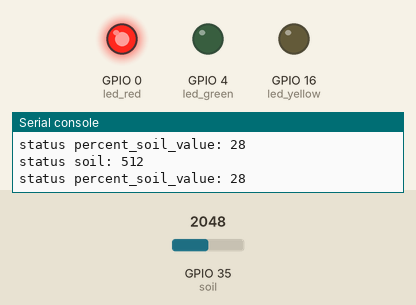
Simulated run of this program. Board: ESP32 board running MicroPython. Parts: output pins drawn as LEDs (lit = HIGH), the last lines printed to the serial console. Inputs (shaded band) come from the test bench; at power-on: GPIO 35 (soil) = 2048 (analog values on the 0–4095 scale).

Above: at 1.2 s.
1.3 s: GPIO 35 (soil) set to 1889
At 2.4 s:
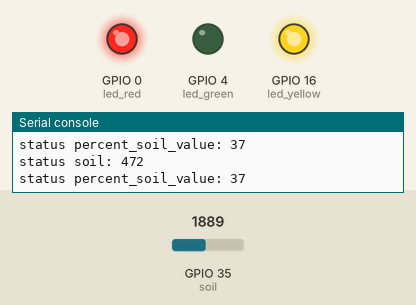
2.8 s: GPIO 35 (soil) set to 1687
4.3 s: GPIO 35 (soil) set to 1619
At 5.4 s:
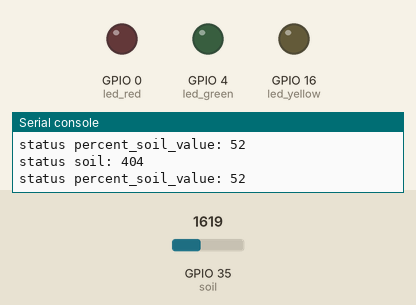
5.8 s: GPIO 35 (soil) set to 1084
7.3 s: GPIO 35 (soil) set to 999
At 8.5 s:
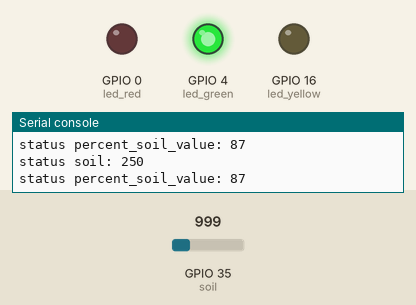
8.8 s: GPIO 35 (soil) set to 1228
At 10.0 s:
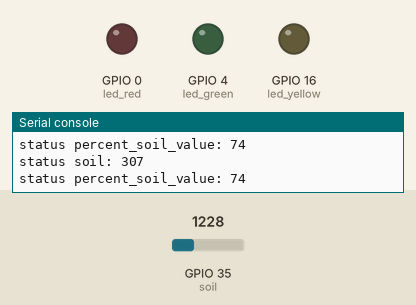
Timing chart, 0 to 11.3 s (numbered marks = the images above; inputs shaded):
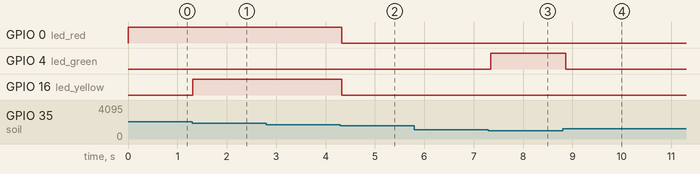

Measured:
- the behaviour switches between 1920 and 1919 on GPIO 35 (soil) (found by bisection; images 0 and 1)
- the behaviour switches between 1652 and 1651 on GPIO 35 (soil) (found by bisection; images 1 and 2)
- the behaviour switches between 1047 and 1046 on GPIO 35 (soil) (found by bisection; images 2 and 3)
- after the input at 1.3 s, GPIO 16 (led_yellow): LOW → HIGH at once
- after the input at 4.3 s, GPIO 0 (led_red), GPIO 16 (led_yellow): HIGH → LOW at once
- after the input at 7.3 s, GPIO 4 (led_green): LOW → HIGH after 0.05 s
- after the input at 8.8 s, GPIO 4 (led_green): HIGH → LOW after 0.06 s

The program:

lab_16_ADC_SoilMC_control.py
```python
from machine import Pin, ADC, PWM
from time import sleep


led_red = Pin(0, Pin.OUT)
led_green = Pin(4, Pin.OUT)
led_yellow = Pin(16, Pin.OUT)

#Configure ADC for ESP32
soil = ADC(Pin(35))
soil.width(ADC.WIDTH_10BIT)
soil.atten(ADC.ATTN_11DB)

###########
soil_value_max = 639
soil_value_min = 195
###########

while True:
	soil_value = soil.read()
	print(f'status soil: {soil_value}')
	percent_soil_value = int((soil_value_max-soil_value)*100/(soil_value_max-soil_value_min))
	print(f'status percent_soil_value: {percent_soil_value}')
	if percent_soil_value <= 35:
		led_red.on()
	elif percent_soil_value <= 50:
		led_yellow.on()
	elif percent_soil_value >= 85:
		led_green.on()
	else:
		led_green.off()
		led_red.off()
		led_yellow.off()
	sleep(0.1)
```
